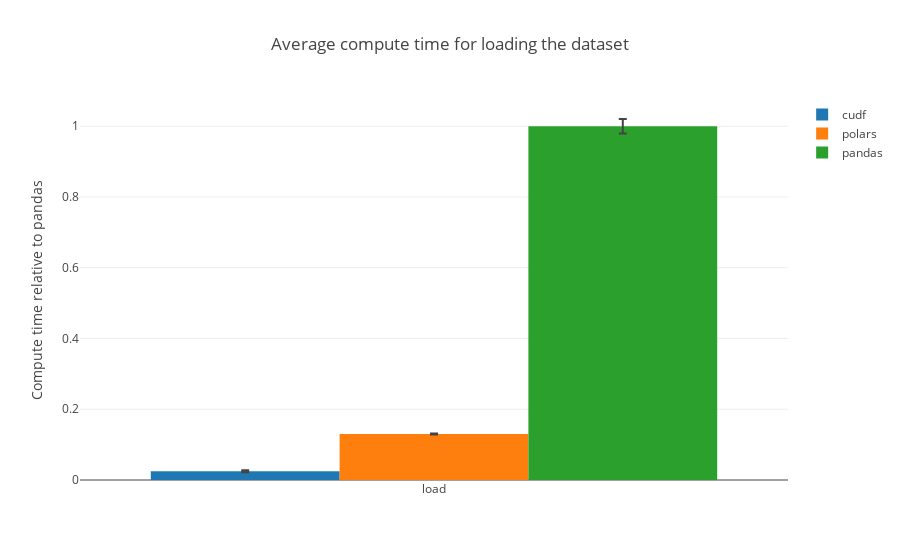

Notebook source saved alongside this figure:
### Code cell
fig = go.Figure()
sample_size = 100000
cudf_tdf = cudf_df[cudf_df["n"] == sample_size]
cudf_tdf.drop(
    columns=[c for c in cudf_tdf.columns if "µJ_" in c or not "load" in c or c == "n"],
    inplace=True,
)
cudf_tdf = cudf_tdf.map(lambda x: x if x >= 0 else x + 65532610987)
polars_tdf = polars_df[polars_df["n"] == sample_size]
polars_tdf.drop(
    columns=[
        c for c in polars_tdf.columns if "µJ_" in c or not "load" in c or c == "n"
    ],
    inplace=True,
)
polars_tdf = polars_tdf.map(lambda x: x if x >= 0 else x + 65532610987)
pandas_tdf = pandas_df[pandas_df["n"] == sample_size]
pandas_tdf.drop(
    columns=[
        c for c in pandas_tdf.columns if "µJ_" in c or not "load" in c or c == "n"
    ],
    inplace=True,
)
pandas_tdf = pandas_tdf.map(lambda x: x if x >= 0 else x + 65532610987)
y_cudf = [
    cudf_tdf.loc[:, ["load" in c for c in cudf_tdf.columns]].mean().sum()
    * convertion_factor
    for test in tests
]
y_polars = [
    polars_tdf.loc[:, ["load" in c for c in polars_tdf.columns]].mean().sum()
    * convertion_factor
    for test in tests
]
y_pandas = [
    pandas_tdf.loc[:, ["load" in c for c in pandas_tdf.columns]].mean().sum()
    * convertion_factor
    for test in tests
]
std_cudf = [
    cudf_tdf.loc[:, ["load" in c for c in pandas_tdf.columns]].sum(axis=1).std()
    * convertion_factor
    for test in tests
]
std_pandas = [
    pandas_tdf.loc[:, ["load" in c for c in pandas_tdf.columns]].sum(axis=1).std()
    * convertion_factor
    for test in tests
]
std_polars = [
    polars_tdf.loc[:, ["load" in c for c in pandas_tdf.columns]].sum(axis=1).std()
    * convertion_factor
    for test in tests
]
for idx, val in enumerate(y_pandas):
    y_cudf[idx] = y_cudf[idx] / val
    y_polars[idx] = y_polars[idx] / val
    y_pandas[idx] = y_pandas[idx] / val
    std_cudf[idx] = std_cudf[idx] / val
    std_pandas[idx] = std_pandas[idx] / val
    std_polars[idx] = std_polars[idx] / val
fig.add_trace(
    go.Bar(
        x=["load"],
        y=y_cudf,
        error_y=dict(
            type="data",  # value of error bar given in data coordinates
            array=std_cudf,
            visible=True,
        ),
        name="cudf",
    )
)
fig.add_trace(
    go.Bar(
        x=["load"],
        y=y_polars,
        error_y=dict(
            type="data",  # value of error bar given in data coordinates
            array=std_polars,
            visible=True,
        ),
        name="polars",
    )
)
fig.add_trace(
    go.Bar(
        x=["load"],
        y=y_pandas,
        error_y=dict(
            type="data",  # value of error bar given in data coordinates
            array=std_pandas,
            visible=True,
        ),
        name="pandas",
    )
)
fig.update_layout(
    template="none", title=f"Average compute time for loading the dataset"
)
fig.update_yaxes(title="Compute time relative to pandas")  # ,type="log") # type="log"
fig.show()
fig.write_image(f"./../figs/relative_time_consumption_loading.svg")

### Figure 1 — Plotly figure (JSON) as saved in the notebook; plotly's stock layout.template omitted (floating-point values rounded to 4 significant figures)
{"data": [{"error_y": {"array": [0.002849, 0.002849, 0.002849], "type": "data", "visible": true}, "name": "cudf", "type": "bar", "x": ["load"], "y": [0.02489, 0.02489, 0.02489]}, {"error_y": {"array": [0.001425, 0.001425, 0.001425], "type": "data", "visible": true}, "name": "polars", "type": "bar", "x": ["load"], "y": [0.1302, 0.1302, 0.1302]}, {"error_y": {"array": [0.02042, 0.02042, 0.02042], "type": "data", "visible": true}, "name": "pandas", "type": "bar", "x": ["load"], "y": [1, 1, 1]}], "layout": {"title": {"text": "Average compute time for loading the dataset"}, "yaxis": {"title": {"text": "Compute time relative to pandas"}}}}
